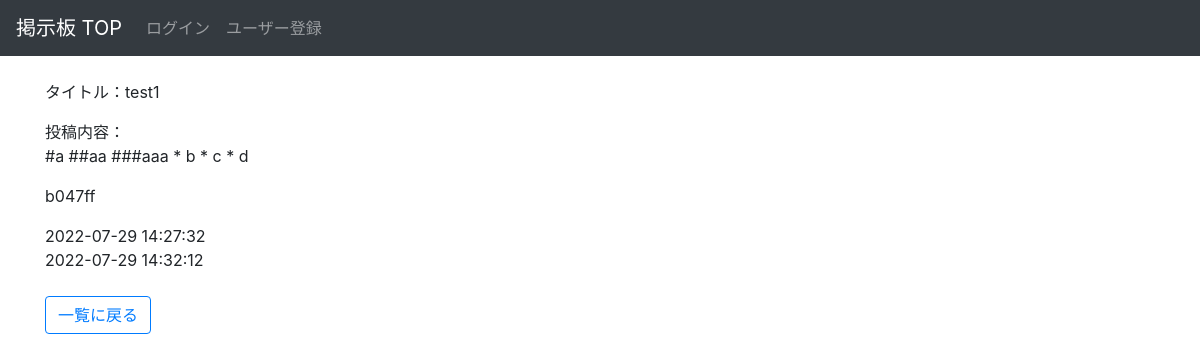
The app's page /bbs/2/, older data.
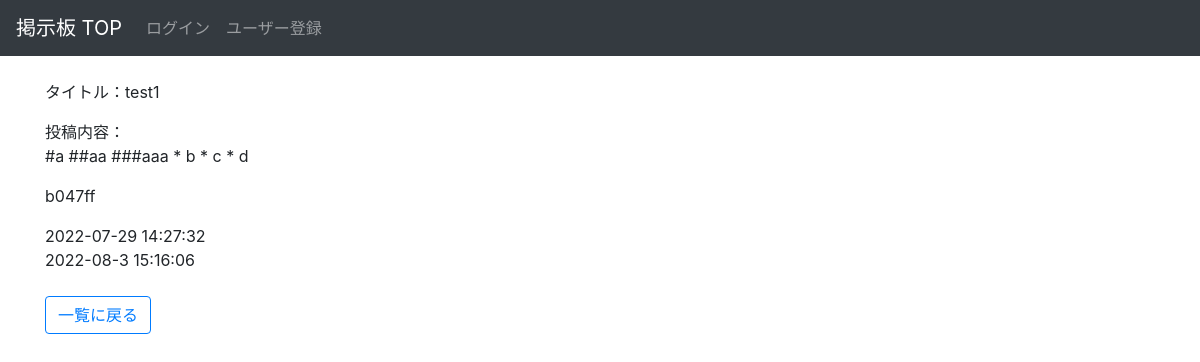
The same page, newer data.
### bbs/models.py (models this page shows, shortened)
class Article(models.Model):
    title = models.CharField(max_length = 200)
    content = MDTextField(max_length=1000) # 変更
    author = models.ForeignKey(
        'auth.User',
        on_delete = models.CASCADE,
    )
    created_at = models.DateTimeField(auto_now_add=True)
    updated_at = models.DateTimeField(auto_now=True)

### bbs/views.py (the view)
# urls.py: path('<int:pk>/', views.DetailView.as_view(), name='detail'),
class DetailView(generic.DetailView):
    model = Article

### bbs/templates/bbs/article_detail.html (shortened to what this page needs)
{% extends 'layout.html' %}
{% block content %}
<div>
    <p>タイトル：{{ article.title }}</p>
    <p>投稿内容：<br>{{ article.content }}</p>
    <p>{{ article.author }}</p>
    <p>{{ article.created_at|date:"Y-m-j H:i:s" }}<br>
    {{ article.updated_at|date:"Y-m-j H:i:s" }}</p>
</div>
<div class='mt-4'>
    <a href='{% url "bbs:index" %}' class='btn btn-outline-primary'>一覧に戻る</a>
</div>
{% endblock %}

Row changes from the older to the newer data that the page shows:
changed Article "test1": updated_at "2022-07-29 14:32:12" → "2022-08-3 15:16:06"
